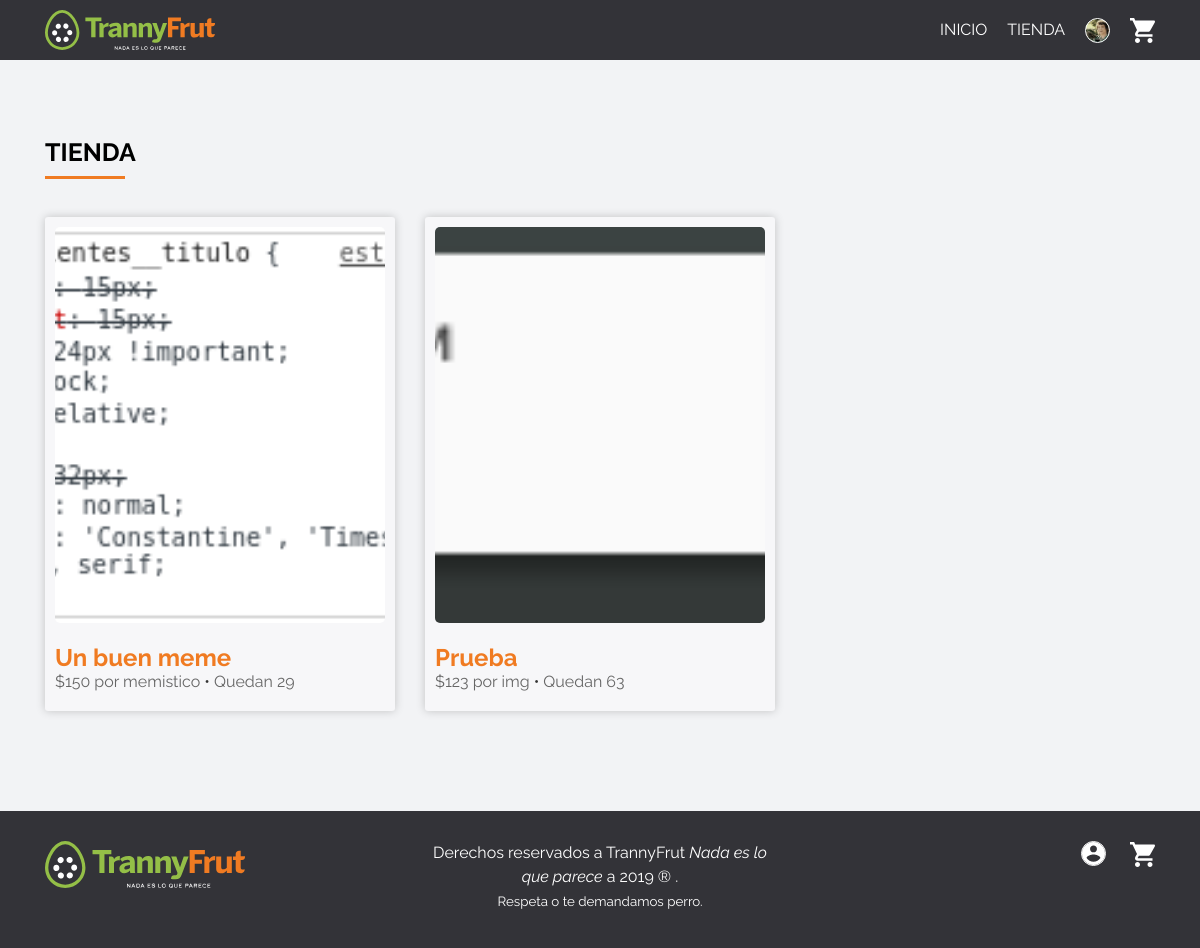
/app/tienda.php (signed in), run on the app's committed database.
### tables this page shows
CREATE TABLE `producto` (
  `id` int(11) NOT NULL,
  `imagen` text,
  `nombre` text,
  `descripcion` text,
  `precio` int(11) DEFAULT NULL,
  `unidad` text,
  `existencia` text,
  `fecha_creacion` timestamp NOT NULL DEFAULT CURRENT_TIMESTAMP,
  `imagenes` json DEFAULT NULL
);

### app/funciones-generales.php (called while the page is built, shortened)
<?php
  function get_archivo( $tipo ){
    $bd = mysqli_connect("db","root","root", "main");
    $sql = "SELECT * FROM $tipo";
    $result = $bd->query($sql);
    return $result;
  }
?>

### app/tienda.php (the view, shortened to what this page needs)
<?php
  include('estructura/cabecera.php');
?>
<main class="admin-page registrar-producto-page">
  <div class="container">
      <h1> Tienda </h1>
    <section class="archive-productos">
      <div class="row">
        <?php
          $result = get_archivo("producto");
          if ($result->num_rows > 0) :
            while($producto = $result->fetch_assoc()) :
              $precio = $producto['precio'];
              $unidad = $producto['unidad'];
        ?>
          <div class="col-12 col-sm-6 col-lg-4">
            <article class="tarjeta tarjeta-producto">
              <a class="link-producto"
                  href="/producto.php?id=<?php echo $producto['id'] ?>">
                  <div class="imagen"
                  style="background-image:url(../<?php echo $producto['imagen'] ?>)"></div>
                <h2>
                  <?php echo $producto['nombre']; ?>
                </h2>
                <span class="precio"><?php echo "$$precio por $unidad" ?></span> • <span class="existencia">Quedan <?php echo $producto['existencia'] ?></span>
              </a>
            </article>
          </div>
        <?php
            endwhile;
          endif;
        ?>
      </div>
    </section>
  </div>
</main>
<?php
  include('estructura/pie.php');
?>

### app/css/estilos.css (style rules this page uses)
html { box-sizing: border-box; -ms-overflow-style: scrollbar; }
*, *::before, *::after { box-sizing: inherit; }
.container { width: 100%; padding-right: 15px; padding-left: 15px; margin-right: auto; margin-left: auto; }
@media (min-width: 576px) { .container { max-width: 540px; } }
@media (min-width: 768px) { .container { max-width: 720px; } }
@media (min-width: 992px) { .container { max-width: 960px; } }
@media (min-width: 1200px) { .container { max-width: 1140px; } }
.row { display: -ms-flexbox; display: flex; -ms-flex-wrap: wrap; flex-wrap: wrap; margin-right: -15px; margin-left: -15px; }
.col-1, .col-2, .col-3, .col-4, .col-5, .col-6, .col-7, .col-8, .col-9, .col-10, .col-11, .col-12, .col, .col-auto, .col-sm-1, .col-sm-2, .col-sm-3, .col-sm-4, .col-sm-5, .col-sm-6, .col-sm-7, .col-sm-8, .col-sm-9, .col-sm-10, .col-sm-11, .col-sm-12, .col-sm, .col-sm-auto, .col-md-1, .col-md-2, .col-md-3, .col-md-4, .col-md-5, .col-md-6, .col-md-7, .col-md-8, .col-md-9, .col-md-10, .col-md-11, .col-md-12, .col-md, .col-md-auto, .col-lg-1, .col-lg-2, .col-lg-3, .col-lg-4, .col-lg-5, .col-lg-6, .col-lg-7, .col-lg-8, .col-lg-9, .col-lg-10, .col-lg-11, .col-lg-12, .col-lg, .col-lg-auto, .col-xl-1, .col-xl-2, .col-xl-3, .col-xl-4, .col-xl-5, .col-xl-6, .col-xl-7, .col-xl-8, .col-xl-9, .col-xl-10, .col-xl-11, .col-xl-12, .col-xl, .col-xl-auto { position: relative; width: 100%; min-height: 1px; padding-right: 15px; padding-left: 15px; }
.col-12 { -ms-flex: 0 0 100%; flex: 0 0 100%; max-width: 100%; }
@media (min-width: 576px) { .col-sm-6 { -ms-flex: 0 0 50%; flex: 0 0 50%; max-width: 50%; } }
@media (min-width: 992px) { .col-lg-4 { -ms-flex: 0 0 33.333333%; flex: 0 0 33.333333%; max-width: 33.333333%; } }
body, html { height: 100%; width: 100%; }
body { margin: 0; }
* { box-sizing: border-box; font-family: "Raleway"; }
main { padding: 60px 0px; }
.tarjeta { position: relative; width: 100%; height: 100%; }
.tarjeta-producto { position: relative; width: 100%; height: 100%; }
.tarjeta-producto .link-producto { padding: 10px 10px 20px; background-color: #f7f7f9; -webkit-border-radius: 3px; -moz-border-radius: 3px; border-radius: 3px; box-shadow: 0px 0px 10px rgba(0, 0, 0, 0.2); display: block; width: 100%; position: relative; color: #333; -webkit-transition: all 0.5s ease; -moz-transition: all 0.5s ease; -o-transition: all 0.5s ease; transition: all 0.5s ease; margin-bottom: 40px; }
.tarjeta-producto .link-producto .imagen { background-position: center center; background-size: cover; background-repeat: no-repeat; width: 100%; padding: 60% 0; -webkit-border-radius: 5px; -moz-border-radius: 5px; border-radius: 5px; }
.tarjeta-producto .link-producto h2, .tarjeta-producto .link-producto span { z-index: 1; margin-bottom: 0px; }
.tarjeta-producto .link-producto span { color: #666; }
.tarjeta-producto .link-producto h2 { margin-top: 20px; font-weight: bold; }
body { margin: 0; background-color: #f2f3f5; }
a { position: relative; text-decoration: none; color: #000; }
h1 { font-size: 25px; text-transform: uppercase; font-weight: bold; margin-bottom: 1.5em; position: relative; padding-bottom: 0.5em; }
h1:after { content: ""; display: block; width: 80px; height: 3px; background-color: #F07B22; position: absolute; bottom: 0px; left: 0px; }
h2 { color: #F07B22; }

### data on the page
producto: imagen (picture), nombre "Un buen meme", precio "150", unidad "memistico", existencia "29"
producto: imagen (picture), nombre "Prueba", precio "123", unidad "img", existencia "63"
